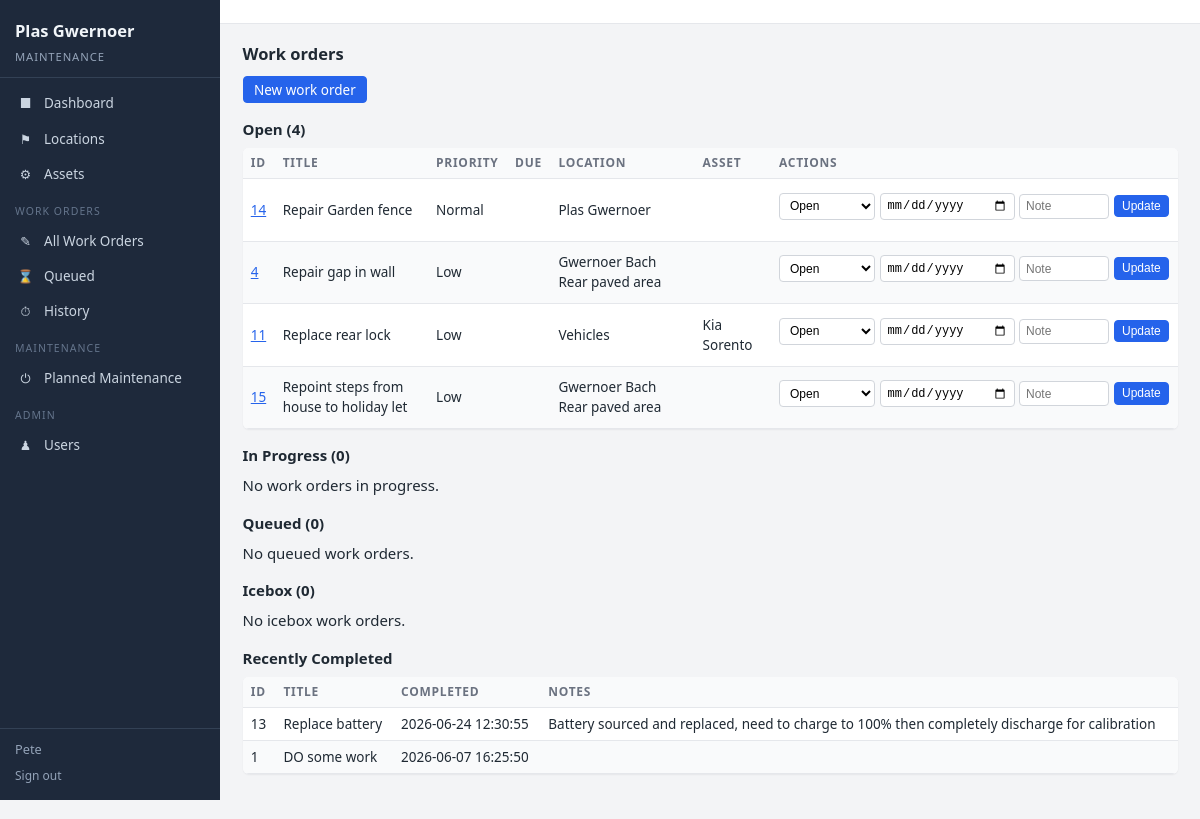
Page /work_orders (signed in) on the committed database.
### tables this page shows
CREATE TABLE work_orders (
    id                  INTEGER PRIMARY KEY AUTOINCREMENT,
    asset_id            INTEGER REFERENCES assets(id) ON DELETE SET NULL,
    location_id         INTEGER REFERENCES locations(id) ON DELETE SET NULL,
    title               TEXT NOT NULL,
    description         TEXT,
    status              TEXT NOT NULL DEFAULT 'Open',  -- Open / In Progress / Done / Cancelled
    priority            TEXT NOT NULL DEFAULT 'Normal', -- Low / Normal / High / Urgent
    source              TEXT,           -- Manual, Auto from PM, Inspection, etc.
    created_at          TEXT NOT NULL DEFAULT (datetime('now')),
    due_date            TEXT,           -- ISO date
    completed_at        TEXT,
    closed_notes        TEXT
);

CREATE TABLE locations (
    id              INTEGER PRIMARY KEY AUTOINCREMENT,
    name            TEXT NOT NULL UNIQUE,
    parent_id       INTEGER REFERENCES locations(id) ON DELETE SET NULL,
    description     TEXT,
    created_at      TEXT NOT NULL DEFAULT (datetime('now')),
    active          INTEGER NOT NULL DEFAULT 1
);

CREATE TABLE assets (
    id                  INTEGER PRIMARY KEY AUTOINCREMENT,
    name                TEXT NOT NULL,
    location_id         INTEGER NOT NULL REFERENCES locations(id) ON DELETE CASCADE,
    category            TEXT,          -- e.g. Heating, Plumbing, Vehicle, Structure
    type                TEXT,          -- freeform subtype if needed
    manufacturer        TEXT,
    model               TEXT,
    serial_number       TEXT,
    purchase_date       TEXT,          -- ISO date
    warranty_end_date   TEXT,          -- ISO date
    status              TEXT NOT NULL DEFAULT 'Running', -- Running / Needs Maintenance / Out of Service
    notes               TEXT,
    created_at          TEXT NOT NULL DEFAULT (datetime('now'))
, cost REAL, vendor TEXT);

### saved/cmms_ui.py (the view)
@app.get("/work_orders")
async def list_work_orders(
    request: Request,
    sort: str = Query("priority"),
    direction: str = Query("desc"),
    wo_status: Optional[str] = Query(None),
    priority: Optional[str] = Query(None),
    location: Optional[str] = Query(None),
    asset: Optional[str] = Query(None),
    db: sqlite3.Connection = Depends(get_db),
):
    sortable_columns = {
        "id": "work_order_id",
        "title": "title",
        "status": "status",
        "priority": "priority",
        "due_date": "due_date",
        "created_at": "created_at",
    }
    sort_col = sortable_columns.get(sort, "priority")
    dir_sql = "DESC" if direction.lower() == "desc" else "ASC"
    where_clauses = []
    params = []
    if wo_status:
        where_clauses.append("status = ?")
        params.append(wo_status)
    if priority:
        where_clauses.append("priority = ?")
        params.append(priority)
    if location:
        where_clauses.append("location_name = ?")
        params.append(location)
    if asset:
        where_clauses.append("asset_name = ?")
        params.append(asset)
    extra_where = (" AND " + " AND ".join(where_clauses)) if where_clauses else ""
    open_wos = dicts(
        db.execute(
            f"""
            SELECT * FROM v_open_work_orders
            WHERE 1=1 {extra_where}
            ORDER BY
              CASE
                WHEN ? = 'priority' THEN
                  CASE priority
                    WHEN 'Urgent' THEN 3
                    WHEN 'High'   THEN 2
                    WHEN 'Normal' THEN 1
                    WHEN 'Low'    THEN 0
                    ELSE -1
                  END
                ELSE 0
              END {dir_sql},
              CASE WHEN due_date IS NULL THEN 1 ELSE 0 END,
              {sort_col} {dir_sql}
            """,
            params + ["priority" if sort_col == "priority" else ""],
        )
    )
    closed_wos = dicts(
        db.execute(
            "SELECT * FROM work_orders "
            "WHERE status = 'Done' "
            "ORDER BY completed_at DESC LIMIT 50"
        )
    )
    wo_statuses_list = ["Open", "In Progress", "Queued"]
    wo_priorities_list = ["Low", "Normal", "High", "Urgent"]
    wo_locations_list = sorted(
        {
            r["location_name"]
            for r in db.execute(
                "SELECT DISTINCT location_name FROM v_open_work_orders WHERE location_name IS NOT NULL"
            )
        }
    )
    wo_assets_list = sorted(
        {
            r["asset_name"]
            for r in db.execute(
                "SELECT DISTINCT asset_name FROM v_open_work_orders WHERE asset_name IS NOT NULL"
            )
        }
    )
    return templates.TemplateResponse(
        "work_orders.html",
        {
            "request": request,
            "open_wos": open_wos,
            "closed_wos": closed_wos,
            "sort": sort,
            "direction": direction,
            "wo_statuses_list": wo_statuses_list,
            "wo_priorities_list": wo_priorities_list,
            "wo_locations_list": wo_locations_list,
            "wo_assets_list": wo_assets_list,
            "f_status": wo_status or "",
            "f_priority": priority or "",
            "f_location": location or "",
            "f_asset": asset or "",
        },
    )

### templates/work_orders.html (shortened to what this page needs)
{% extends "base.html" %}
{% block content %}
<h2>Work orders</h2>
<p><a class="btn" href="/work_orders/new">New work order</a></p>
{% macro wo_table(wos) %}
<table>
  <thead>
    <tr>
      <th>ID</th>
      <th>Title</th>
      <th>Priority</th>
      <th>Due</th>
      <th>Location</th>
      <th>Asset</th>
      <th>Actions</th>
    </tr>
  </thead>
  <tbody>
    {% for wo in wos %}
    <tr>
      <td><a href="/work_orders/{{ wo.work_order_id }}/edit">{{ wo.work_order_id }}</a></td>
      <td>{{ wo.title }}</td>
      <td>
        {% if wo.priority == "High" %}
          <span class="badge high">High</span>
        {% elif wo.priority == "Urgent" %}
          <span class="badge urgent">Urgent</span>
        {% else %}
          {{ wo.priority }}
        {% endif %}
      </td>
      <td>{{ wo.due_date or "" }}</td>
      <td>{{ wo.location_name or "" }}</td>
      <td>{{ wo.asset_name or "" }}</td>
      <td>
        <form method="post" action="/work_orders/{{ wo.work_order_id }}/status" style="display: flex; gap: 0.3rem; align-items: center;">
          <select name="new_status" style="font-size: 0.8rem;">
            <option value="Open" {% if wo.status == "Open" %}selected{% endif %}>Open</option>
          </select>
          <input type="date" name="due_date" value="{{ wo.due_date or '' }}" style="width: 9rem; font-size: 0.8rem;">
          <input type="text" name="note" placeholder="Note" style="width: 6rem; font-size: 0.8rem;">
          <button class="btn" type="submit" style="font-size: 0.8rem; padding: 0.2rem 0.5rem;">Update</button>
        </form>
      </td>
    </tr>
    {% endfor %}
  </tbody>
</table>
{% endmacro %}
<h3>Open ({{ open_wos|length }})</h3>
{% if open_wos %}
  {{ wo_table(open_wos) }}
{% else %}
  <p>No open work orders.</p>
{% endif %}
<h3>In Progress ({{ in_progress_wos|length }})</h3>
{% if in_progress_wos %}
  {{ wo_table(in_progress_wos) }}
{% else %}
  <p>No work orders in progress.</p>
{% endif %}
<h3>Queued ({{ queued_wos|length }})</h3>
{% if queued_wos %}
  {{ wo_table(queued_wos) }}
{% else %}
  <p>No queued work orders.</p>
{% endif %}
<h3>Icebox ({{ icebox_wos|length }})</h3>
{% if icebox_wos %}
  {{ wo_table(icebox_wos) }}
{% else %}
  <p>No icebox work orders.</p>
{% endif %}
<h3>Recently Completed</h3>
{% if closed_wos %}
<table>
  <thead>
    <tr>
      <th>ID</th>
      <th>Title</th>
      <th>Completed</th>
      <th>Notes</th>
    </tr>
  </thead>
  <tbody>
    {% for wo in closed_wos %}
    <tr>
      <td>{{ wo.id }}</td>
      <td>{{ wo.title }}</td>
      <td>{{ wo.completed_at or "" }}</td>
      <td>{{ wo.closed_notes or "" }}</td>
    </tr>
    {% endfor %}
  </tbody>
</table>
{% else %}
  <p>No recently completed work orders.</p>
{% endif %}
{% endblock %}

### static/style.css (style rules this page uses)
* { margin: 0; padding: 0; box-sizing: border-box; }
html, body { height: 100%; font-family: system-ui, -apple-system, BlinkMacSystemFont, "Segoe UI", sans-serif; font-size: 15px; line-height: 1.5; color: #1f2933; background-color: #f3f4f6; }
h2 { margin: 0 0 0.6rem; font-size: 1.1rem; font-weight: 600; }
h3 { margin: 1rem 0 0.5rem; font-size: 1rem; font-weight: 600; }
p { margin: 0 0 0.5rem; }
a { color: #2563eb; }
table { border-collapse: collapse; width: 100%; margin: 0.5rem 0 1rem; background-color: #ffffff; border-radius: 6px; overflow: hidden; box-shadow: 0 1px 2px rgba(15, 23, 42, 0.06); }
th, td { border-bottom: 1px solid #e5e7eb; padding: 0.4rem 0.55rem; font-size: 0.9rem; }
th { background: #f9fafb; text-align: left; font-weight: 600; font-size: 0.8rem; text-transform: uppercase; letter-spacing: 0.06em; color: #6b7280; }
tr:nth-child(even) td { background-color: #f9fafb; }
form { margin: 0.5rem 0 1rem; }
input[type=text], input[type=date], input[type=password], select, textarea { padding: 0.3rem 0.4rem; font-size: 0.9rem; border-radius: 4px; border: 1px solid #d1d5db; box-sizing: border-box; background-color: #ffffff; transition: border-color 0.12s ease, box-shadow 0.12s ease; }
.btn, button { display: inline-block; padding: 0.3rem 0.7rem; border-radius: 4px; border: 1px solid #2563eb; background: #2563eb; color: #ffffff; font-size: 0.9rem; cursor: pointer; text-decoration: none; line-height: 1.2; }

### rows in the picture
work_orders: work_order_id "14", title "Repair Garden fence", priority "Normal", name "Plas Gwernoer", new_status "Open"
work_orders: work_order_id "4", title "Repair gap in wall", priority "Low", name "Gwernoer Bach Rear paved area", new_status "Open"
work_orders: work_order_id "11", title "Replace rear lock", priority "Low", name "Vehicles", name "Kia Sorento", new_status "Open"
work_orders: work_order_id "15", title "Repoint steps from house to holiday let", priority "Low", name "Gwernoer Bach Rear paved area", new_status "Open"
work_orders: id "13", title "Replace battery", completed_at "2026-06-24 12:30:55", closed_notes "Battery sourced and replaced, need to charge to 100% then completely discharge for calibration"
work_orders: id "1", title "DO some work", completed_at "2026-06-07 16:25:50"

### other values in the picture
{{ request.session.get('display_name', '') }} "Pete"
{{ open_wos|length }} "4"
{{ in_progress_wos|length }} "0"
{{ queued_wos|length }} "0"
{{ icebox_wos|length }} "0"
